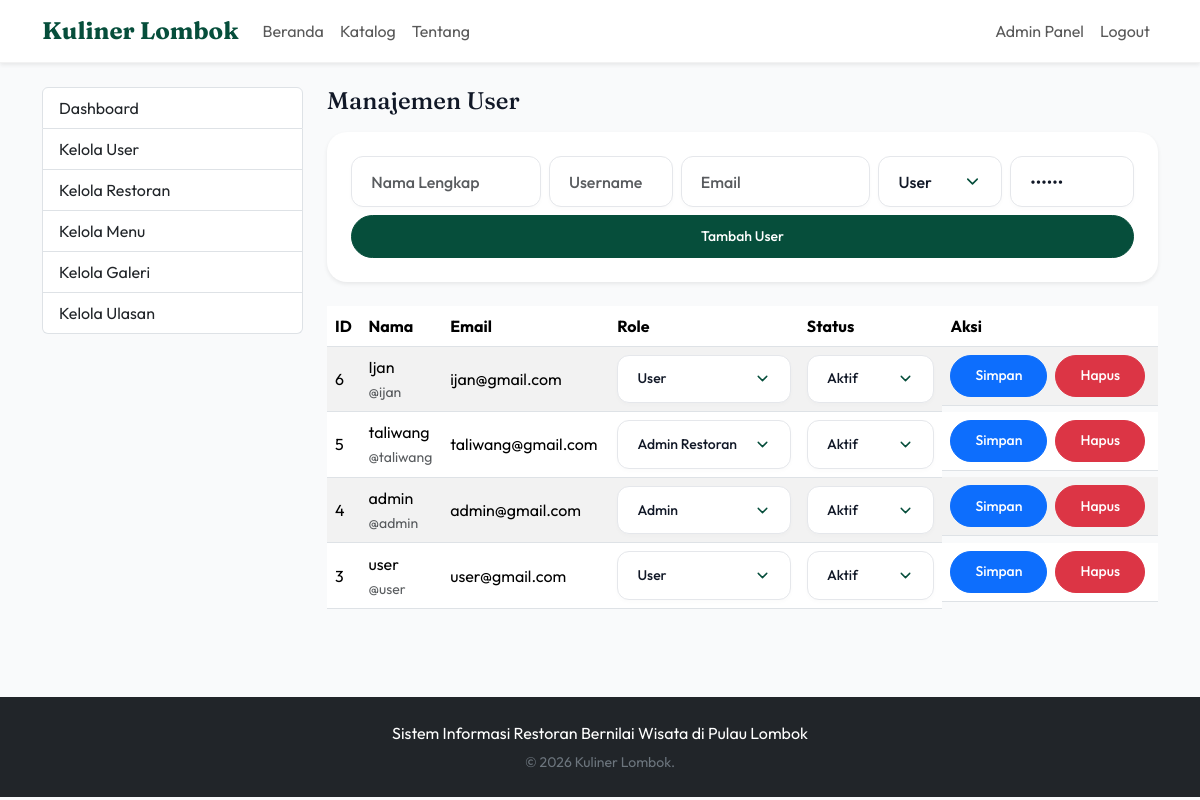
/admin/users.php (signed in), run on the app's committed database.
### tables this page shows
CREATE TABLE `users` (
  `id` int(11) NOT NULL,
  `username` varchar(50) NOT NULL,
  `email` varchar(100) NOT NULL,
  `password` varchar(255) NOT NULL,
  `fullname` varchar(100) NOT NULL,
  `phone` varchar(20) DEFAULT NULL,
  `photo` varchar(255) DEFAULT 'default.png',
  `role` enum('admin','restaurant_admin','user') NOT NULL DEFAULT 'user',
  `status` enum('active','inactive') DEFAULT 'active',
  `created_at` timestamp NULL DEFAULT current_timestamp(),
  `updated_at` timestamp NULL DEFAULT current_timestamp() ON UPDATE current_timestamp()
);

### includes/helpers.php (called while the page is built, shortened)
<?php
function e(?string $value): string
{
    return htmlspecialchars((string)$value, ENT_QUOTES, 'UTF-8');
}
function baseUrl(string $path = ''): string
{
    $root = '/my_kuliner';
    return $root . ($path !== '' ? '/' . ltrim($path, '/') : '');
}

### includes/auth.php (called while the page is built, shortened)
<?php
function isLoggedIn(): bool
{
    return isset($_SESSION['user']) && is_array($_SESSION['user']);
}
function currentUser(): ?array
{
    return isLoggedIn() ? $_SESSION['user'] : null;
}

### admin/users.php (the view, shortened to what this page needs)
<?php
require_once __DIR__ . '/../config/database.php';
require_once __DIR__ . '/../includes/auth.php';
require_once __DIR__ . '/../includes/helpers.php';
require_once __DIR__ . '/../includes/header.php';
require_once __DIR__ . '/../includes/navbar.php';
$users = mysqli_query($conn, 'SELECT * FROM users ORDER BY created_at DESC');
?>
<main class="container py-4">
    <div class="row g-4">
        <div class="col-lg-3"><?php require __DIR__ . '/../includes/sidebar.php'; ?></div>
        <div class="col-lg-9">
            <h1 class="h4 mb-3">Manajemen User</h1>
            <form method="post" class="card card-body mb-4 border-0 shadow-sm">
                <div class="row g-2">
                    <div class="col-md-3"><input class="form-control" name="fullname" placeholder="Nama Lengkap" required></div>
                    <div class="col-md-2"><input class="form-control" name="username" placeholder="Username" required></div>
                    <div class="col-md-3"><input class="form-control" type="email" name="email" placeholder="Email" required></div>
                    <div class="col-md-2">
                        <select class="form-select" name="role">
                            <option value="user">User</option>
                        </select>
                    </div>
                    <div class="col-md-2"><input class="form-control" type="password" name="password" value="123456" required></div>
                    <div class="col-md-12 d-grid"><button class="btn btn-success btn-sm">Tambah User</button></div>
                </div>
            </form>
            <div class="table-responsive">
                <table class="table table-striped align-middle">
                    <thead><tr><th>ID</th><th>Nama</th><th>Email</th><th>Role</th><th>Status</th><th>Aksi</th></tr></thead>
                    <tbody>
                    <?php while ($user = mysqli_fetch_assoc($users)): ?>
                        <tr>
                            <td><?= (int)$user['id'] ?></td>
                            <td><?= e($user['fullname']) ?><br><small class="text-muted">@<?= e($user['username']) ?></small></td>
                            <td><?= e($user['email']) ?></td>
                            <td>
                                <form method="post" class="d-flex gap-2">
                                    <select class="form-select form-select-sm" name="role">
                                        <option value="user" <?= $user['role'] === 'user' ? 'selected' : '' ?>>User</option>
                                        <option value="restaurant_admin" <?= $user['role'] === 'restaurant_admin' ? 'selected' : '' ?>>Admin Restoran</option>
                                        <option value="admin" <?= $user['role'] === 'admin' ? 'selected' : '' ?>>Admin</option>
                                    </select>
                            </td>
                            <td>
                                    <select class="form-select form-select-sm" name="status">
                                        <option value="active" <?= $user['status'] === 'active' ? 'selected' : '' ?>>Aktif</option>
                                    </select>
                            </td>
                            <td class="d-flex gap-2">
                                    <button class="btn btn-sm btn-primary">Simpan</button>
                                <form method="post" onsubmit="return confirm('Hapus user ini?')">
                                    <button class="btn btn-sm btn-danger">Hapus</button>
                                </form>
                            </td>
                        </tr>
                    <?php endwhile; ?>
                    </tbody>
                </table>
            </div>
        </div>
    </div>
</main>
<?php require_once __DIR__ . '/../includes/footer.php'; ?>

### includes/header.php (shortened to what this page needs)
<?php
require_once __DIR__ . '/auth.php';
require_once __DIR__ . '/helpers.php';
?>
<!doctype html>
<html lang="id">
<head>
    <link href="https://cdn.jsdelivr.net/npm/bootstrap@5.3.3/dist/css/bootstrap.min.css" rel="stylesheet">
    <link rel="stylesheet" href="https://cdn.jsdelivr.net/npm/bootstrap-icons@1.11.3/font/bootstrap-icons.min.css">
    <link rel="stylesheet" href="<?= e(baseUrl('assets/css/style.css')) ?>">
</head>
<body>

### includes/navbar.php (shortened to what this page needs)
<?php
$user = currentUser();
?>
<nav class="navbar navbar-expand-lg bg-white shadow-sm sticky-top">
    <div class="container">
        <a class="navbar-brand fw-bold text-success" href="<?= e(baseUrl()) ?>">Kuliner Lombok</a>
        <div class="collapse navbar-collapse" id="mainNavbar">
            <ul class="navbar-nav me-auto mb-2 mb-lg-0">
                <li class="nav-item"><a class="nav-link" href="<?= e(baseUrl()) ?>">Beranda</a></li>
                <li class="nav-item"><a class="nav-link" href="<?= e(baseUrl('restaurants.php')) ?>">Katalog</a></li>
                <li class="nav-item"><a class="nav-link" href="<?= e(baseUrl('about.php')) ?>">Tentang</a></li>
            </ul>
            <ul class="navbar-nav ms-auto mb-2 mb-lg-0">
                <?php if ($user): ?>
                    <?php if (($user['role'] ?? '') === 'admin'): ?>
                        <li class="nav-item"><a class="nav-link" href="<?= e(baseUrl('admin/index.php')) ?>">Admin Panel</a></li>
                    <?php elseif (($user['role'] ?? '') === 'restaurant_admin'): ?>
                        <li class="nav-item"><a class="nav-link" href="<?= e(baseUrl('restaurant_admin/index.php')) ?>">Panel Restoran</a></li>
                    <?php else: ?>
                        <li class="nav-item"><a class="nav-link" href="<?= e(baseUrl('user/profile.php')) ?>">Profil</a></li>
                    <?php endif; ?>
                    <li class="nav-item"><a class="nav-link" href="<?= e(baseUrl('logout.php')) ?>">Logout</a></li>
                <?php else: ?>
                    <li class="nav-item"><a class="nav-link" href="<?= e(baseUrl('login.php')) ?>">Login</a></li>
                    <li class="nav-item"><a class="btn btn-success btn-sm mt-1" href="<?= e(baseUrl('register.php')) ?>">Daftar</a></li>
                <?php endif; ?>
            </ul>
        </div>
    </div>
</nav>

### includes/sidebar.php (shortened to what this page needs)
<?php
$user = currentUser();
$role = $user['role'] ?? '';
?>
<div class="list-group mb-3">
    <?php if ($role === 'admin'): ?>
        <a href="<?= e(baseUrl('admin/index.php')) ?>" class="list-group-item list-group-item-action">Dashboard</a>
        <a href="<?= e(baseUrl('admin/users.php')) ?>" class="list-group-item list-group-item-action">Kelola User</a>
        <a href="<?= e(baseUrl('admin/restaurants.php')) ?>" class="list-group-item list-group-item-action">Kelola Restoran</a>
        <a href="<?= e(baseUrl('admin/menus.php')) ?>" class="list-group-item list-group-item-action">Kelola Menu</a>
        <a href="<?= e(baseUrl('admin/gallery.php')) ?>" class="list-group-item list-group-item-action">Kelola Galeri</a>
        <a href="<?= e(baseUrl('admin/reviews.php')) ?>" class="list-group-item list-group-item-action">Kelola Ulasan</a>
    <?php endif; ?>
</div>

### includes/footer.php (shortened to what this page needs)
<footer class="bg-dark text-white mt-5 py-4">
    <div class="container text-center">
        <p class="mb-1">Sistem Informasi Restoran Bernilai Wisata di Pulau Lombok</p>
        <small class="text-secondary">&copy; <?= date('Y') ?> Kuliner Lombok.</small>
    </div>
</footer>
</body>
</html>

### assets/css/style.css (style rules this page uses)
:root { --bg: #F9FAFB; --surface: #FFFFFF; --ink: #111827; --muted: #6B7280; --brand: #064E3B; --brand-soft: #ECFDF5; --accent: #D97706; --radius-md: 12px; --radius-lg: 20px; --shadow-soft: 0 10px 40px -10px rgba(0,0,0,0.06); --shadow-hover: 0 20px 40px -10px rgba(0,0,0,0.15); }
* { box-sizing: border-box; }
body { font-family: 'Outfit', sans-serif; color: var(--ink); background-color: var(--bg); min-height: 100vh; }
h1, h2, h3, h4, h5, h6 { font-family: 'Fraunces', serif; font-weight: 700; }
.navbar { background: rgba(255, 255, 255, 0.9) !important; backdrop-filter: blur(10px); border-bottom: 1px solid rgba(0,0,0,0.05); }
.navbar-brand { font-family: 'Fraunces', serif; font-size: 1.5rem; font-weight: 700; color: var(--brand) !important; }
.card { border-radius: var(--radius-lg); border: none; box-shadow: var(--shadow-soft); overflow: hidden; transition: all 0.3s cubic-bezier(0.4, 0, 0.2, 1); }
.card-body { padding: 1.5rem; }
.btn { border-radius: 50rem; padding: 0.6rem 1.5rem; font-weight: 500; transition: all 0.2s; }
.btn-success { background-color: var(--brand); border-color: var(--brand); color: white; }
.form-control, .form-select { border-radius: var(--radius-md); padding: 0.8rem 1.2rem; border: 1.5px solid #E5E7EB; background-color: var(--surface); color: var(--ink); font-weight: 500; transition: all 0.3s ease; box-shadow: 0 2px 4px rgba(0,0,0,0.02); }
.form-select { appearance: none; -webkit-appearance: none; -moz-appearance: none; background-repeat: no-repeat; background-position: right 1.2rem center; background-size: 1.2em; padding-right: 3rem; cursor: pointer; }
.form-select option { font-weight: 500; padding: 10px; }
footer { background: #0F172A; }

### data on the page
users: id "6", fullname "Ijan", username "ijan", email "ijan@gmail.com", role "User", status "Aktif"
users: id "5", fullname "taliwang", username "taliwang", email "taliwang@gmail.com", role "Admin Restoran", status "Aktif"
users: id "4", fullname "admin", username "admin", email "admin@gmail.com", role "Admin", status "Aktif"
users: id "3", fullname "user", username "user", email "user@gmail.com", role "User", status "Aktif"
